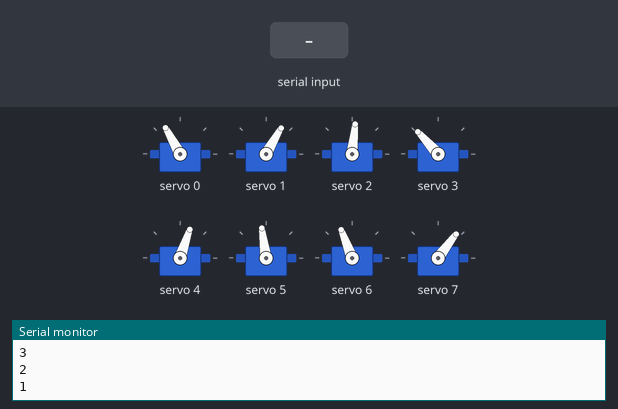
Recording of a sketch running on a simulated ESP32. Shown: 8 × servo, the last lines printed to the serial monitor. The inputs (shaded band) are chosen by the test bench.

Above: at 12.2 s.
12.3 s: "2" received over Serial
At 12.99 s:
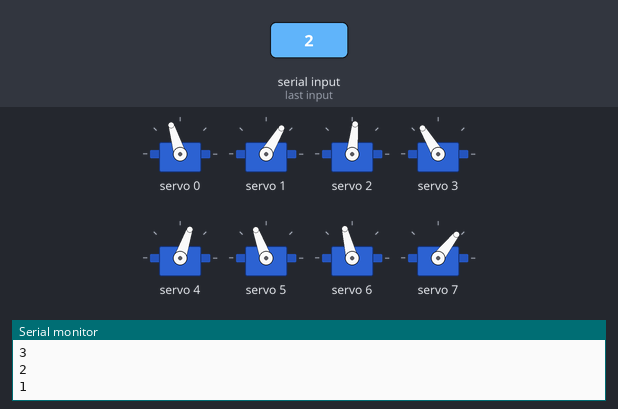
At 13.49 s:
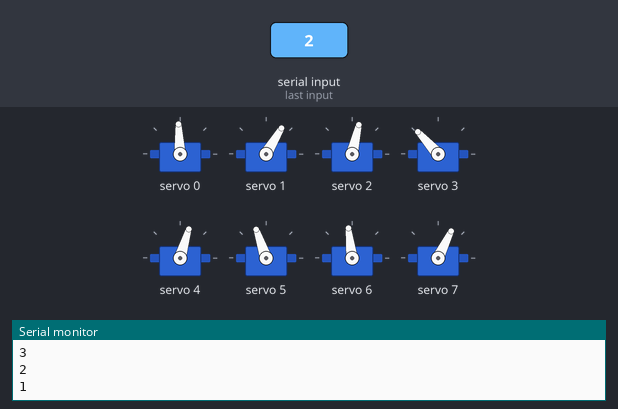
15.3 s: "1" received over Serial
18.3 s: "0" received over Serial
At 18.9 s:
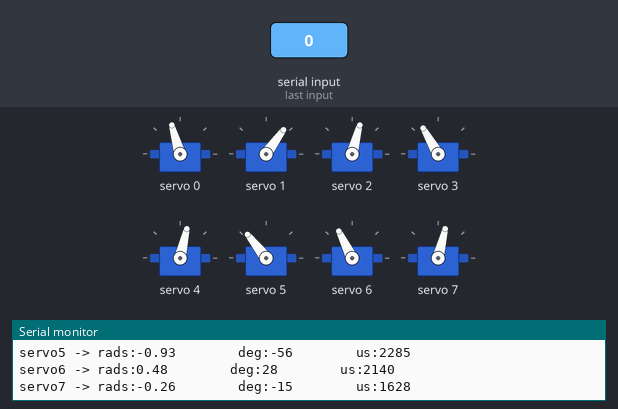
Timing chart, 0 to 21.3 s (numbered marks = the images above; inputs shaded):
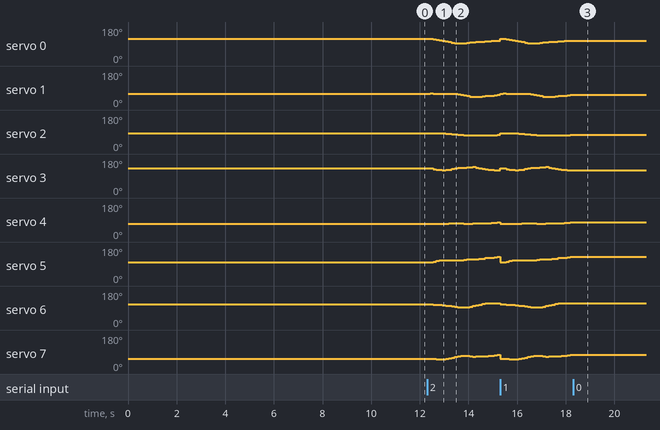

Measured:
- after the input at 12.3 s, servo 0: 119° → 116° after 0.25 s, → 113° 0.13 s later, → 110° 0.13 s later, → 107° 0.13 s later, … (17 changes in this stretch); servo 1: 60° → 61° after 0.13 s, → 60° 0.13 s later, → 59° 0.25 s later, → 58° 0.75 s later, … (15 changes in this stretch)
- after the input at 18.3 s, servo 0: stops changing and stays 106°; servo 1: stops changing and stays 54°; servo 2: stops changing and stays 75°; servo 3: stops changing and stays 120°; servo 4: stops changing and stays 77°

The sketch:

3D_SS_74.ino
```cpp
// HOW TO:
// ------------------------------
// Serial input = 2 -> Steps through gait sequence once and stops at the end.
// Serial input = 1 -> Steps through gait sequence in a loop.
// Serial input = 0 -> Stops infinite loop at the node where it is at that moment

//Gait template
#include <Wire.h>
#include <Adafruit_PWMServoDriver.h>

Adafruit_PWMServoDriver pca9685 = Adafruit_PWMServoDriver();

#define SERVO_FREQ 300
#define SER0 0 //Hip 1
#define SER1 1 //Knee 1
#define SER2 2 //Hip 2
#define SER3 3 //Knee 2
#define SER4 4 //Hip 3
#define SER5 5 //Knee 3
#define SER6 6 //Hip 4
#define SER7 7 //Knee 4

// Insert servo angles here:
// For 3D gaits, these angles are obtained from linearisation.py
// For 2D gaits, these angles are obtained from 2D_trajectory_reader.py
float SS_servo0[] = {-0.63241745, -0.61092276, -0.54561527, -0.48034552, -0.41207198, -0.3357333 , -0.25542985, -0.17475845, -0.0935252 , -0.01245275,  0.03191143, -0.00109466, -0.05078076, -0.09430202, -0.13471369, -0.16229948, -0.18656623, -0.21063747, -0.23164438, -0.25160445, -0.27704943, -0.30313916, -0.31690105, -0.31862547, -0.31597734, -0.3155752 , -0.31779931, -0.32960853, -0.35728067, -0.3868807 , -0.4219595 , -0.45701984, -0.49919389, -0.53928958, -0.57558332, -0.61006986, -0.63926969, -0.66059611, -0.6643008 , -0.66584875, -0.6670406 , -0.66412691, -0.66012864, -0.65288701, -0.63798113};
float SS_servo1[] = {0.66531781, 0.65344049, 0.66459928, 0.67991645, 0.69229541, 0.69658645, 0.69686381, 0.6969109 , 0.69667877, 0.6960259 , 0.72629231, 0.79555528, 0.87475943, 0.94240955, 1.0286813 , 1.07782788, 1.05507403, 1.02617892, 0.98605343, 0.94698983, 0.94626965, 0.94328354, 0.87912982, 0.81191725, 0.76795333, 0.72834265, 0.69858581, 0.70017143, 0.74433378, 0.79484253, 0.85577078, 0.91625063, 0.99707798, 1.06552496, 1.1178647 , 1.15839875, 1.18937102, 1.20120843, 1.14727911, 1.08568021, 1.02298276, 0.94761758, 0.86804302, 0.79033352, 0.70582759};
float SS_servo2[] = {-0.2554736 , -0.26320136, -0.26527168, -0.26423483, -0.26299919, -0.2727921 , -0.29734814, -0.33424895, -0.37840429, -0.42113572, -0.45868063, -0.48080217, -0.49922621, -0.52230276, -0.5427036 , -0.55650581, -0.55713133, -0.55099951, -0.54446436, -0.54261885, -0.54836966, -0.54711198, -0.53349269, -0.48214405, -0.4576482 , -0.38494185, -0.30467316, -0.22412006, -0.14333642, -0.06250298,  0.01818096,  0.09868245,  0.16417904,  0.13519456,  0.0782168 ,  0.02737187, -0.02059773, -0.06387816, -0.10215976, -0.1306614 , -0.15883625, -0.18329776, -0.20594794, -0.22426731, -0.24544151};
float SS_servo3[] = {0.85879179, 0.83721906, 0.76645264, 0.68738091, 0.61937768, 0.59447287, 0.6179022 , 0.68206224, 0.76936512, 0.85664574, 0.92974685, 0.95444844, 0.95874106, 0.97417113, 1.00509068, 1.01472638, 0.95396788, 0.8775868 , 0.79443277, 0.72108736, 0.68284015, 0.62822064, 0.56506565, 0.58482119, 0.64282845, 0.65074988, 0.65111544, 0.65120554, 0.65105086, 0.65075881, 0.64332882, 0.61627021, 0.61405832, 0.68820887, 0.80262869, 0.89837304, 0.98591991, 1.0532297 , 1.06493433, 1.04620591, 1.02574936, 0.98552022, 0.94257925, 0.90019899, 0.87151229};
float SS_servo4[] = {0.52883308, 0.52816409, 0.534896  , 0.54327424, 0.54831854, 0.54493753, 0.53662384, 0.52312025, 0.51349078, 0.50590339, 0.49572921, 0.50408814, 0.52810289, 0.54842403, 0.54464832, 0.51283779, 0.49865356, 0.49207311, 0.48675727, 0.48020179, 0.4645738 , 0.44611797, 0.43639916, 0.41411705, 0.36973955, 0.32805615, 0.28965692, 0.25058088, 0.20751216, 0.16508284, 0.12247328, 0.0799356 , 0.04481192, 0.03524256, 0.05410607, 0.06808339, 0.10166347, 0.17672596, 0.24966767, 0.32254848, 0.39540009, 0.46790894, 0.52640914, 0.55237583, 0.54193361};
float SS_servo5[] = {-0.26886001, -0.2992541 , -0.37799046, -0.4630397 , -0.53406376, -0.57306304, -0.58653663, -0.57502342, -0.56093732, -0.54701451, -0.52706055, -0.55900252, -0.63430446, -0.70108571, -0.70582418, -0.65907563, -0.69095781, -0.74251133, -0.80201537, -0.85982132, -0.8791765 , -0.89468256, -0.96087031, -0.98393367, -0.93021979, -0.88262099, -0.83737095, -0.77814156, -0.69918601, -0.6185052 , -0.5376008 , -0.45672612, -0.36507963, -0.31564146, -0.33642589, -0.35328935, -0.41525094, -0.48486488, -0.48211901, -0.46931558, -0.45667184, -0.44587908, -0.42314286, -0.41849745, -0.32273054};
float SS_servo6[] = {0.38506396, 0.36251587, 0.33183304, 0.30818477, 0.28014733, 0.25293483, 0.22227138, 0.18577717, 0.14717443, 0.10582634, 0.06830515, 0.04433032, 0.04575797, 0.05834637, 0.10487897, 0.17952993, 0.25202252, 0.32743882, 0.40582717, 0.46789157, 0.47821594, 0.49412673, 0.5060715 , 0.50389609, 0.47726735, 0.46144994, 0.44810512, 0.42437612, 0.38660421, 0.35426162, 0.3365519 , 0.34887105, 0.33340997, 0.36502516, 0.39873059, 0.42442656, 0.41563153, 0.37885309, 0.37778025, 0.38564589, 0.39337594, 0.39952499, 0.40446281, 0.40500381, 0.39291429};
float SS_servo7[] = {-0.80379072, -0.79270156, -0.80110837, -0.82883469, -0.838163  , -0.82886138, -0.79244723, -0.72560445, -0.64393708, -0.55300479, -0.44765029, -0.3783026 , -0.37690817, -0.39242864, -0.46133896, -0.48955735, -0.48097147, -0.47231618, -0.4677463 , -0.43954118, -0.40831335, -0.40866241, -0.30332429, -0.27576884, -0.26237414, -0.2708573 , -0.28069138, -0.25773312, -0.19530107, -0.14009041, -0.11407642, -0.14872266, -0.12202273, -0.19424063, -0.27700559, -0.35034968, -0.35534485, -0.30895293, -0.36121244, -0.43796595, -0.51521583, -0.59813552, -0.68218678, -0.75239005, -0.7904086 };

int node=0;
int first=0;
int input=0;
int end_time=0;
int time_step=120000;
int steps = sizeof(SS_servo0)/sizeof(SS_servo0[0]);
int one_print = 0;

// -------------------Joint configurations-------------------
int servo0=0;
int servo0_deg=0;
int servo1=0;
int servo1_deg=0;
int servo2=0;
int servo2_deg=0;
int servo3=0;
int servo3_deg=0;
int servo4=0;
int servo4_deg=0;
int servo5=0;
int servo5_deg=0;
int servo6=0;
int servo6_deg=0;
int servo7=0;
int servo7_deg=0;

void setup() {
  Serial.begin(115200);
  pca9685.begin();

  pca9685.setOscillatorFrequency(27000000); //Value between 24MHz and 27MHz, tuned for this setup
  pca9685.setPWMFreq(SERVO_FREQ);
  delay (1000);

  servo0_deg=SS_servo0[0]/3.14159265*180;
  servo0=map(servo0_deg,-38,90,2200,1030);
  servo1_deg=SS_servo1[0]/3.14159265*180;
  servo1=map(servo1_deg,-90,90,2600,950);
  servo2_deg=SS_servo2[0]/3.14159265*180;
  servo2=map(servo2_deg,-38,90,1510,2730);
  servo3_deg=SS_servo3[0]/3.14159265*180;
  servo3=map(servo3_deg,-90,90,1100,2700);
  servo4_deg=SS_servo4[0]/3.14159265*180;
  servo4=map(servo4_deg,-90,38,2700,1500);
  servo5_deg=SS_servo5[0]/3.14159265*180;
  servo5=map(servo5_deg,-90,90,2600,930);
  servo6_deg=SS_servo6[0]/3.14159265*180;
  servo6=map(servo6_deg,-90,38,850,2250);
  servo7_deg=SS_servo7[0]/3.14159265*180;
  servo7=map(servo7_deg,-90,90,920,2620);

  pca9685.setPWM(SER0,0,servo0);
  pca9685.setPWM(SER1,0,servo1);
  pca9685.setPWM(SER2,0,servo2);
  pca9685.setPWM(SER3,0,servo3);
  pca9685.setPWM(SER4,0,servo4);
  pca9685.setPWM(SER5,0,servo5);
  pca9685.setPWM(SER6,0,servo6);
  pca9685.setPWM(SER7,0,servo7);

  Serial.print("Node:");
  Serial.println(node);
  Serial.print("servo0 -> rads:");
  Serial.print(SS_servo0[node]);
  Serial.print("        deg:");
  Serial.print(servo0_deg);
  Serial.print("        us:");
  Serial.println(servo0);
  Serial.print("servo1 -> rads:");
  Serial.print(SS_servo1[node]);
  Serial.print("        deg:");
  Serial.print(servo1_deg);
  Serial.print("        us:");
  Serial.println(servo1);
  Serial.print("servo2 -> rads:");
  Serial.print(SS_servo2[node]);
  Serial.print("        deg:");
  Serial.print(servo2_deg);
  Serial.print("        us:");
  Serial.println(servo2);
  Serial.print("servo3 -> rads:");
  Serial.print(SS_servo3[node]);
  Serial.print("        deg:");
  Serial.print(servo3_deg);
  Serial.print("        us:");
  Serial.println(servo3);
  Serial.print("servo4 -> rads:");
  Serial.print(SS_servo4[node]);
  Serial.print("        deg:");
  Serial.print(servo4_deg);
  Serial.print("        us:");
  Serial.println(servo4);
  Serial.print("servo5 -> rads:");
  Serial.print(SS_servo5[node]);
  Serial.print("        deg:");
  Serial.print(servo5_deg);
  Serial.print("        us:");
  Serial.println(servo5);
  Serial.print("servo6 -> rads:");
  Serial.print(SS_servo6[node]);
  Serial.print("        deg:");
  Serial.print(servo6_deg);
  Serial.print("        us:");
  Serial.println(servo6);
  Serial.print("servo7 -> rads:");
  Serial.print(SS_servo7[node]);
  Serial.print("        deg:");
  Serial.print(servo7_deg);
  Serial.print("        us:");
  Serial.println(servo7);

  Serial.println("10");
  delay(1000);
  Serial.println("9");
  delay(1000);
  Serial.println("8");
  delay(1000);
  Serial.println("7");
  delay(1000);
  Serial.println("6");
  delay(1000);
  Serial.println("5");
  delay(1000);
  Serial.println("4");
  delay(1000);
  Serial.println("3");
  delay(1000);
  Serial.println("2");
  delay(1000);
  Serial.println("1");
  delay(1000);

}

void loop()
{
  if(Serial.available()>0)
  {
    first=Serial.read();
    if(first=='2')
    {
      input=2;
      node=0;
      one_print=1;
    }
    if(first=='1')
    {
      input=1;
      node=0;
      one_print=1;
    }
    if(first=='0')
    {
      input=0;
    }
  }
  if(input==1 or input==2)
  {
      if(esp_timer_get_time()>=end_time)
      {
        servo0_deg=SS_servo0[node]/3.14159265*180;
        servo0=map(servo0_deg,-38,90,2200,1030);
        servo1_deg=SS_servo1[node]/3.14159265*180;
        servo1=map(servo1_deg,-90,90,2600,950);
        servo2_deg=SS_servo2[node]/3.14159265*180;
        servo2=map(servo2_deg,-38,90,1510,2730);
        servo3_deg=SS_servo3[node]/3.14159265*180;
        servo3=map(servo3_deg,-90,90,1100,2700);
        servo4_deg=SS_servo4[node]/3.14159265*180;
        servo4=map(servo4_deg,-90,38,2700,1500);
        servo5_deg=SS_servo5[node]/3.14159265*180;
        servo5=map(servo5_deg,-90,90,2600,930);
        servo6_deg=SS_servo6[node]/3.14159265*180;
        servo6=map(servo6_deg,-90,38,850,2250);
        servo7_deg=SS_servo7[node]/3.14159265*180;
        servo7=map(servo7_deg,-90,90,920,2620);

        pca9685.setPWM(SER0,0,servo0);
        pca9685.setPWM(SER1,0,servo1);
        pca9685.setPWM(SER2,0,servo2);
        pca9685.setPWM(SER3,0,servo3);
        pca9685.setPWM(SER4,0,servo4);
        pca9685.setPWM(SER5,0,servo5);
        pca9685.setPWM(SER6,0,servo6);
        pca9685.setPWM(SER7,0,servo7);

        node+=1;
        if(node>=steps and input==1)
        {
          Serial.print("Input:");
          Serial.println(input);
          node=0;
        }
        if(node>=steps and input==2)
        {
          Serial.print("Input:");
          Serial.println(input);
          input=0;
        }
         end_time=esp_timer_get_time()+time_step;
      }
   }

  if(input == 0)
  {
        pca9685.setPWM(SER0,0,servo0);
        pca9685.setPWM(SER1,0,servo1);
        pca9685.setPWM(SER2,0,servo2);
        pca9685.setPWM(SER3,0,servo3);
        pca9685.setPWM(SER4,0,servo4);
        pca9685.setPWM(SER5,0,servo5);
        pca9685.setPWM(SER6,0,servo6);
        pca9685.setPWM(SER7,0,servo7);

        if(one_print==1)
        {
          Serial.print("Input:");
          Serial.println(input);
          Serial.print("Node:");
          Serial.println(node);
          Serial.print("servo0 -> rads:");
          Serial.print(SS_servo0[node]);
          Serial.print("        deg:");
          Serial.print(servo0_deg);
          Serial.print("        us:");
          Serial.println(servo0);
          Serial.print("servo1 -> rads:");
          Serial.print(SS_servo1[node]);
          Serial.print("        deg:");
          Serial.print(servo1_deg);
          Serial.print("        us:");
          Serial.println(servo1);
          Serial.print("servo2 -> rads:");
          Serial.print(SS_servo2[node]);
          Serial.print("        deg:");
          Serial.print(servo2_deg);
          Serial.print("        us:");
          Serial.println(servo2);
          Serial.print("servo3 -> rads:");
          Serial.print(SS_servo3[node]);
          Serial.print("        deg:");
          Serial.print(servo3_deg);
          Serial.print("        us:");
          Serial.println(servo3);
          Serial.print("servo4 -> rads:");
          Serial.print(SS_servo4[node]);
          Serial.print("        deg:");
          Serial.print(servo4_deg);
          Serial.print("        us:");
          Serial.println(servo4);
          Serial.print("servo5 -> rads:");
          Serial.print(SS_servo5[node]);
          Serial.print("        deg:");
          Serial.print(servo5_deg);
          Serial.print("        us:");
          Serial.println(servo5);
          Serial.print("servo6 -> rads:");
          Serial.print(SS_servo6[node]);
          Serial.print("        deg:");
          Serial.print(servo6_deg);
          Serial.print("        us:");
          Serial.println(servo6);
          Serial.print("servo7 -> rads:");
          Serial.print(SS_servo7[node]);
          Serial.print("        deg:");
          Serial.print(servo7_deg);
          Serial.print("        us:");
          Serial.println(servo7);
          one_print=0;
        }

  }
}
```
